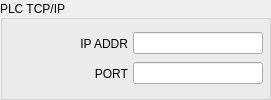
            <widget class="QGroupBox" name="gbSlotConfig_3">
             <property name="sizePolicy">
              <sizepolicy hsizetype="Preferred" vsizetype="Fixed">
               <horstretch>0</horstretch>
               <verstretch>0</verstretch>
              </sizepolicy>
             </property>
             <property name="minimumSize">
              <size>
               <width>230</width>
               <height>0</height>
              </size>
             </property>
             <property name="title">
              <string>PLC TCP/IP</string>
             </property>
             <property name="alignment">
              <set>Qt::AlignLeading|Qt::AlignLeft|Qt::AlignVCenter</set>
             </property>
             <property name="flat">
              <bool>false</bool>
             </property>
             <layout class="QVBoxLayout" name="verticalLayout_7">
              <property name="spacing">
               <number>5</number>
              </property>
              <property name="leftMargin">
               <number>5</number>
              </property>
              <property name="topMargin">
               <number>5</number>
              </property>
              <property name="rightMargin">
               <number>5</number>
              </property>
              <property name="bottomMargin">
               <number>5</number>
              </property>
              <item>
               <layout class="QGridLayout" name="gridLayout_2">
                <property name="spacing">
                 <number>5</number>
                </property>
                <item row="1" column="0">
                 <widget class="QLabel" name="lblPlcPort">
                  <property name="sizePolicy">
                   <sizepolicy hsizetype="Preferred" vsizetype="Fixed">
                    <horstretch>0</horstretch>
                    <verstretch>0</verstretch>
                   </sizepolicy>
                  </property>
                  <property name="minimumSize">
                   <size>
                    <width>120</width>
                    <height>25</height>
                   </size>
                  </property>
                  <property name="maximumSize">
                   <size>
                    <width>1444</width>
                    <height>16777215</height>
                   </size>
                  </property>
                  <property name="text">
                   <string>PORT</string>
                  </property>
                  <property name="alignment">
                   <set>Qt::AlignRight|Qt::AlignTrailing|Qt::AlignVCenter</set>
                  </property>
                 </widget>
                </item>
                <item row="0" column="0">
                 <widget class="QLabel" name="lblPlcIp">
                  <property name="sizePolicy">
                   <sizepolicy hsizetype="Preferred" vsizetype="Fixed">
                    <horstretch>0</horstretch>
                    <verstretch>0</verstretch>
                   </sizepolicy>
                  </property>
                  <property name="minimumSize">
                   <size>
                    <width>120</width>
                    <height>25</height>
                   </size>
                  </property>
                  <property name="maximumSize">
                   <size>
                    <width>1444</width>
                    <height>16777215</height>
                   </size>
                  </property>
                  <property name="text">
                   <string>IP ADDR</string>
                  </property>
                  <property name="alignment">
                   <set>Qt::AlignRight|Qt::AlignTrailing|Qt::AlignVCenter</set>
                  </property>
                 </widget>
                </item>
                <item row="0" column="1">
                 <widget class="QLineEdit" name="lePlcIp">
                  <property name="sizePolicy">
                   <sizepolicy hsizetype="Preferred" vsizetype="Fixed">
                    <horstretch>0</horstretch>
                    <verstretch>0</verstretch>
                   </sizepolicy>
                  </property>
                  <property name="minimumSize">
                   <size>
                    <width>130</width>
                    <height>0</height>
                   </size>
                  </property>
                 </widget>
                </item>
                <item row="1" column="1">
                 <widget class="QLineEdit" name="lePlcPort">
                  <property name="minimumSize">
                   <size>
                    <width>130</width>
                    <height>0</height>
                   </size>
                  </property>
                  <property name="maxLength">
                   <number>5</number>
                  </property>
                  <property name="readOnly">
                   <bool>true</bool>
                  </property>
                 </widget>
                </item>
               </layout>
              </item>
             </layout>
            </widget>
